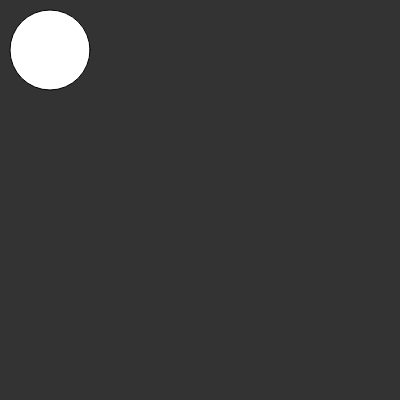
Frame 1 (no input)
Frame 60 (no input): identical to frame 1, image omitted
Frame 120 (the mouse pressed at the canvas centre since frame 60): identical to frame 1, image omitted

The p5.js sketch that drew this single still picture (run headless with seeded random() and noise() and a simulated clock; from frame 60 on, the mouse is pressed at the canvas centre):

// p5.js sketch
// ── sketch.js
function setup() {
  // put setup code here
  createCanvas(400, 400);
}

function draw() {
  // put drawing code here
  background(51);
  ellipse(50, 50, 80, 80);
}
